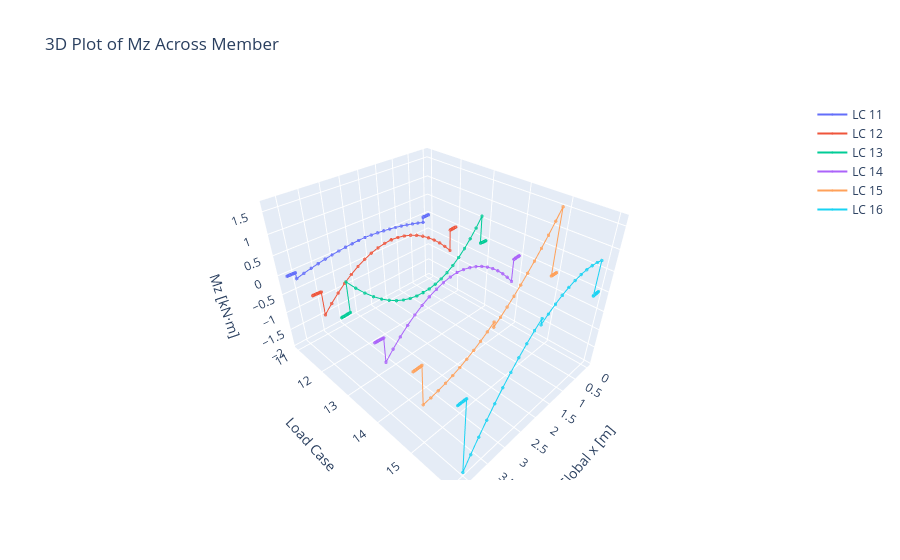

The notebook cell this image was saved under:
### Code cell
plotter = MemberPlotter(des_act.globalized)

fig = plotter.plot_3d(action="Mz")
fig.show()
